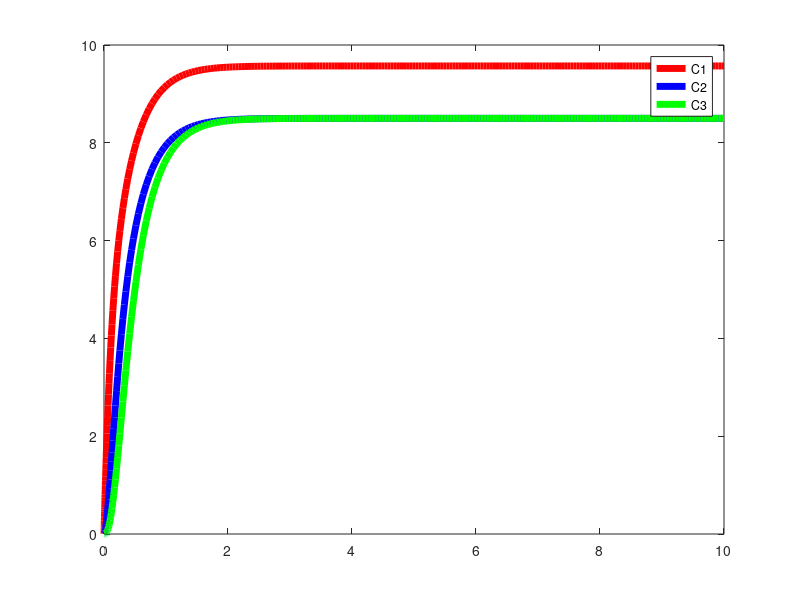

Source code (MATLAB):
#6.1-g#########################################################
#rk4
clc;
clear;
function dxdt = rk4(t,x)
  C1 = x(1);
  C2 = x(2);
  C3 = x(3);
  
  V = 1;#m^3
  
  dxdt(1) = (1/V)*(50-7*C1 + 2*C3);
  dxdt(2) = (1/V)* (7*C1 + 1 - 8*C2);
  dxdt(3) = (1/V)*(8*C2 -8*C3);
endfunction

ti = 0;
tf = 10;
t0 = [ti tf];

C10 = 0;
C20 = 0;
C30 = 0;

C0 = [C10 C20 C30];

optim = odeset('MaxStep',0.2);
[t,x] = ode45(@rk4, t0, C0,optim);
C1 = x(:,1);
C2 = x(:,2);
C3 = x(:,3);

plot(t,C1,'r', 'linewidth',5,
t,C2,'b', 'linewidth',5,
t,C3,'g', 'linewidth',5)
L = legend('C1', 'C2','C3');
set(L,'location','northeast')
